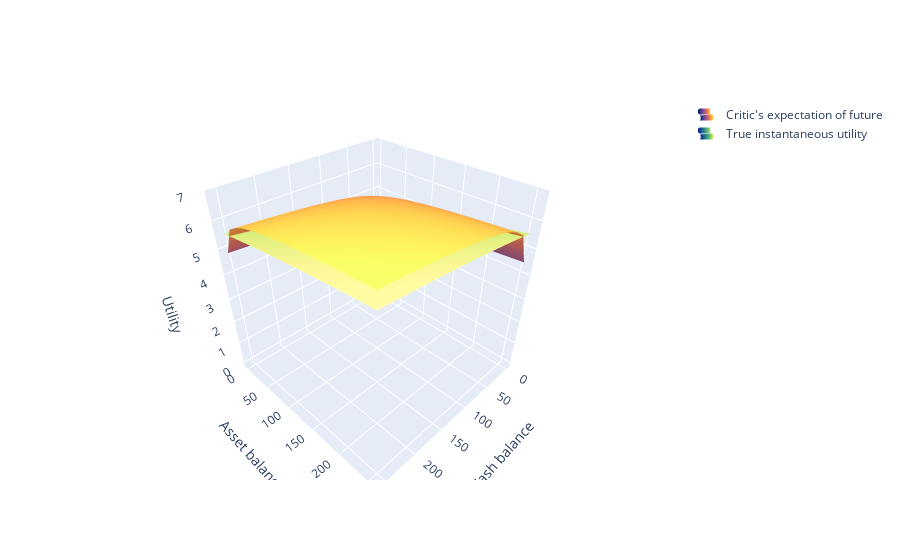

The notebook cell saved with this chart:
### Code cell
utility_plot(trader)

### Figure 1 — Plotly figure (JSON) as saved in the notebook; plotly's stock layout.template omitted (floating-point values rounded to 4 significant figures; data arrays with more than 128 entries replaced by an {"elided": "..."} marker saying what was removed)
{"data": [{"colorscale": [[0, "rgb(3, 35, 51)"], [0.09091, "rgb(13, 48, 100)"], [0.1818, "rgb(53, 50, 155)"], [0.2727, "rgb(93, 62, 153)"], [0.3636, "rgb(126, 77, 143)"], [0.4545, "rgb(158, 89, 135)"], [0.5455, "rgb(193, 100, 121)"], [0.6364, "rgb(225, 113, 97)"], [0.7273, "rgb(246, 139, 69)"], [0.8182, "rgb(251, 173, 60)"], [0.9091, "rgb(246, 211, 70)"], [1, "rgb(231, 250, 90)"]], "name": "Critic's expectation of future", "showlegend": true, "showscale": false, "type": "surface", "x": [0, 17.07, 34.13, 51.2, 68.27, 85.33, 102.4, 119.5, 136.5, 153.6, 170.7, 187.7, 204.8, 221.9, 238.9, 256], "y": [0, 17.07, 34.13, 51.2, 68.27, 85.33, 102.4, 119.5, 136.5, 153.6, 170.7, 187.7, 204.8, 221.9, 238.9, 256], "z": {"elided": "16x16 float values"}}, {"colorscale": [[0, "rgb(41, 24, 107)"], [0.09091, "rgb(42, 35, 160)"], [0.1818, "rgb(15, 71, 153)"], [0.2727, "rgb(18, 95, 142)"], [0.3636, "rgb(38, 116, 137)"], [0.4545, "rgb(53, 136, 136)"], [0.5455, "rgb(65, 157, 133)"], [0.6364, "rgb(81, 178, 124)"], [0.7273, "rgb(111, 198, 107)"], [0.8182, "rgb(160, 214, 91)"], [0.9091, "rgb(212, 225, 112)"], [1, "rgb(253, 238, 153)"]], "name": "True instantaneous utility", "showlegend": true, "showscale": false, "type": "surface", "x": [0, 17.07, 34.13, 51.2, 68.27, 85.33, 102.4, 119.5, 136.5, 153.6, 170.7, 187.7, 204.8, 221.9, 238.9, 256], "y": [0, 17.07, 34.13, 51.2, 68.27, 85.33, 102.4, 119.5, 136.5, 153.6, 170.7, 187.7, 204.8, 221.9, 238.9, 256], "z": {"elided": "16x16 float values"}}], "layout": {"scene": {"xaxis": {"title": {"text": "Cash balance"}}, "yaxis": {"title": {"text": "Asset balance"}}, "zaxis": {"title": {"text": "Utility"}}}}}
